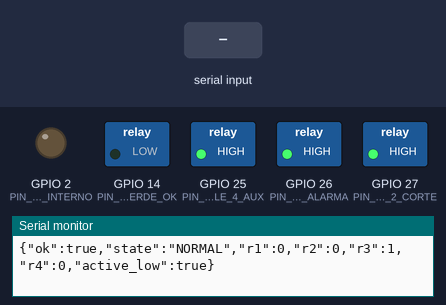
Simulated run of this sketch. Board: ESP32. Shown: switched loads named in the sketch (green lamp = pin HIGH), output pins drawn as LEDs (lit = HIGH), the last lines printed to the serial monitor. The inputs (shaded band) are chosen by the test bench.

Above: at 1.2 s.
1.3 s: "ALARMA\n" received over Serial
At 2.4 s:
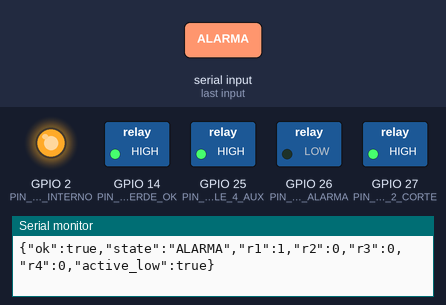
2.8 s: "NORMAL\n" received over Serial
At 3.6 s:
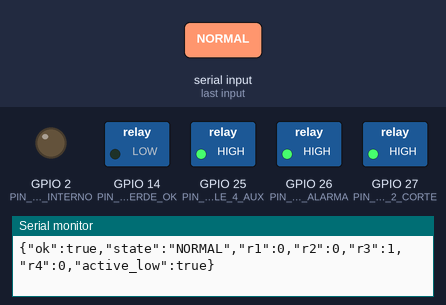
4.3 s: "1\n" received over Serial
At 4.7 s:
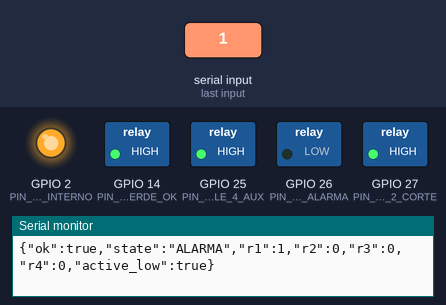
Timing chart, 0 to 7.3 s (numbered marks = the images above; inputs shaded):
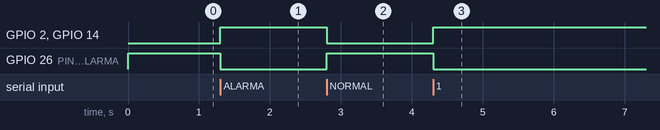

The sketch:

esp32_reles_safevision.ino
```cpp
/*
 * ============================================================================
 * SAFEVISION INDUSTRIAL - FIRMWARE ESP32 (MODO 100% USB SERIAL DIRECTO)
 * ============================================================================
 * Version optimizada exclusivamente para comunicacion por CABLE USB (115200 baud).
 * Sin Wi-Fi para evitar caidas de tension (Brownout) al activar los reles y
 * garantizar respuesta instantanea (< 5 ms).
 *
 * FUNCIONAMIENTO POR ZONAS DE YOLO:
 *   - AREA 1 (ALARMA):           Enciende Rele 1 (Alarma / Sirena)
 *   - AREA 2 (CORTE CORRIENTE):  Enciende Rele 2 (Corta la corriente) + Rele 1 (Alarma) + Rele 4 (Aux)
 *   - ZONAS DESPEJADAS (NORMAL): Apaga Alarma y Corte; Enciende Rele 3 (Luz Verde OK)
 *
 * CONEXION FISICA (ESP32 -> Placa de 4 Reles):
 * ----------------------------------------------------------------------------
 *   ESP32 Pin VIN (5V USB) --->  VCC del modulo de 4 reles
 *   ESP32 Pin GND          --->  GND del modulo de 4 reles
 *   ESP32 GPIO 26          --->  IN1 (Rele 1: Alarma / Sirena)
 *   ESP32 GPIO 27          --->  IN2 (Rele 2: Corte de Corriente)
 *   ESP32 GPIO 14          --->  IN3 (Rele 3: Luz Verde / Sistema OK)
 *   ESP32 GPIO 25          --->  IN4 (Rele 4: Auxiliar / Baliza)
 *
 * COMO PROBAR DESDE EL MONITOR SERIAL DE ARDUINO IDE (115200 baudios):
 *   Escribe cualquiera de estos comandos y presiona Enter:
 *     1  (o STATE:ALARMA)  -> Enciende el Rele 1 (Alarma)
 *     2  (o STATE:CORTE)   -> Enciende el Rele 2 (Corte de Corriente) + Rele 1 (Alarma)
 *     0  (o STATE:NORMAL)  -> Estado Normal (Apaga Alarma y Corte, enciende Rele 3 Verde)
 *     R1:1 / R1:0          -> Enciende / Apaga manualmente el Rele 1
 *     R2:1 / R2:0          -> Enciende / Apaga manualmente el Rele 2
 *     R3:1 / R3:0          -> Enciende / Apaga manualmente el Rele 3
 *     R4:1 / R4:0          -> Enciende / Apaga manualmente el Rele 4
 * ============================================================================
 */

// ================= PINES DE LA PLACA DE 4 RELES ===================
const int PIN_RELE_1_ALARMA   = 26;  // IN1 -> Rele 1: Alarma (Zona 1)
const int PIN_RELE_2_CORTE    = 27;  // IN2 -> Rele 2: Corte de Corriente (Zona 2)
const int PIN_RELE_3_VERDE_OK = 14;  // IN3 -> Rele 3: Luz Verde (Maquina Operando)
const int PIN_RELE_4_AUX      = 25;  // IN4 -> Rele 4: Auxiliar
const int PIN_LED_INTERNO     = 2;   // LED azul integrado en la ESP32

// Los modulos de 4 reles estandar se activan con LOW (0V) y se apagan con HIGH (3.3V).
// Si tu modulo se activa con HIGH, cambia esto a false (o desde la interfaz de Python):
bool RELE_ACTIVO_EN_LOW = true;

// Estado actual de cada rele (true = relé activado/energizado, false = relé en reposo/apagado)
bool estadoRele[4] = {false, false, true, false};
String estadoSistema = "NORMAL";
String bufferSerial = "";

int nivelFisico(bool encender) {
  if (RELE_ACTIVO_EN_LOW) {
    return encender ? LOW : HIGH;
  } else {
    return encender ? HIGH : LOW;
  }
}

void escribirRele(int indice, bool encender) {
  if (indice < 0 || indice > 3) return;
  estadoRele[indice] = encender;

  int pin = PIN_RELE_1_ALARMA;
  if (indice == 0) pin = PIN_RELE_1_ALARMA;
  else if (indice == 1) pin = PIN_RELE_2_CORTE;
  else if (indice == 2) pin = PIN_RELE_3_VERDE_OK;
  else if (indice == 3) pin = PIN_RELE_4_AUX;

  digitalWrite(pin, nivelFisico(encender));
}

void aplicarEstadoSeguridad(String nuevoEstado) {
  nuevoEstado.trim();
  nuevoEstado.toUpperCase();

  if (nuevoEstado == "NORMAL" || nuevoEstado == "SEGURO" || nuevoEstado == "0" || nuevoEstado == "N") {
    estadoSistema = "NORMAL";
    escribirRele(0, false); // Rele 1 (Alarma): APAGADO
    escribirRele(1, false); // Rele 2 (Corte Corriente): EN REPOSO (Corriente pasa normal)
    escribirRele(2, true);  // Rele 3 (Luz Verde OK): ENCENDIDO
    escribirRele(3, false); // Rele 4 (Auxiliar): APAGADO
    digitalWrite(PIN_LED_INTERNO, LOW);
  }
  else if (nuevoEstado == "ALARMA" || nuevoEstado == "ADVERTENCIA" || nuevoEstado == "1" || nuevoEstado == "A") {
    estadoSistema = "ALARMA";
    escribirRele(0, true);  // Rele 1 (Alarma): ENCENDIDO (Persona en Area 1)
    escribirRele(1, false); // Rele 2 (Corte Corriente): EN REPOSO (No corta la corriente)
    escribirRele(2, false); // Rele 3 (Luz Verde OK): APAGADO
    escribirRele(3, false); // Rele 4 (Auxiliar): APAGADO
    digitalWrite(PIN_LED_INTERNO, HIGH);
  }
  else if (nuevoEstado == "CORTE" || nuevoEstado == "PELIGRO" || nuevoEstado == "PARO" || nuevoEstado == "2" || nuevoEstado == "C") {
    estadoSistema = "CORTE";
    escribirRele(0, true);  // Rele 1 (Alarma): ENCENDIDO
    escribirRele(1, true);  // Rele 2 (Corte Corriente): ACTIVADO (Corta la corriente en Area 2)
    escribirRele(2, false); // Rele 3 (Luz Verde OK): APAGADO
    escribirRele(3, true);  // Rele 4 (Auxiliar): ENCENDIDO
    digitalWrite(PIN_LED_INTERNO, HIGH);
  }
  else if (nuevoEstado == "BYPASS" || nuevoEstado == "OFF" || nuevoEstado == "3" || nuevoEstado == "B") {
    estadoSistema = "BYPASS";
    escribirRele(0, false);
    escribirRele(1, false);
    escribirRele(2, false);
    escribirRele(3, false);
    digitalWrite(PIN_LED_INTERNO, LOW);
  }
}

void responderEstadoJSON() {
  Serial.print("{\"ok\":true,\"state\":\"");
  Serial.print(estadoSistema);
  Serial.print("\",\"r1\":");
  Serial.print(estadoRele[0] ? 1 : 0);
  Serial.print(",\"r2\":");
  Serial.print(estadoRele[1] ? 1 : 0);
  Serial.print(",\"r3\":");
  Serial.print(estadoRele[2] ? 1 : 0);
  Serial.print(",\"r4\":");
  Serial.print(estadoRele[3] ? 1 : 0);
  Serial.print(",\"active_low\":");
  Serial.print(RELE_ACTIVO_EN_LOW ? "true" : "false");
  Serial.println("}");
}

void procesarComando(String cmd) {
  cmd.trim();
  cmd.toUpperCase();
  if (cmd.length() == 0) return;

  if (cmd == "PING" || cmd == "STATUS" || cmd == "?") {
    responderEstadoJSON();
    return;
  }

  if (cmd.startsWith("STATE:")) {
    aplicarEstadoSeguridad(cmd.substring(6));
    responderEstadoJSON();
    return;
  }

  if (cmd == "NORMAL" || cmd == "ALARMA" || cmd == "CORTE" || cmd == "BYPASS" ||
      cmd == "0" || cmd == "1" || cmd == "2" || cmd == "3" ||
      cmd == "N" || cmd == "A" || cmd == "C" || cmd == "B") {
    aplicarEstadoSeguridad(cmd);
    responderEstadoJSON();
    return;
  }

  if (cmd.startsWith("R") && cmd.length() >= 4 && cmd.charAt(2) == ':') {
    int numRele = cmd.charAt(1) - '1'; // '1'..'4' -> 0..3
    char accion = cmd.charAt(3);
    if (numRele >= 0 && numRele <= 3) {
      bool nuevoVal = (accion == '1') ? true : ((accion == '0') ? false : !estadoRele[numRele]);
      estadoSistema = "MANUAL";
      escribirRele(numRele, nuevoVal);
      digitalWrite(PIN_LED_INTERNO, nuevoVal ? HIGH : LOW);
      responderEstadoJSON();
      return;
    }
  }

  if (cmd == "LOW:1") {
    RELE_ACTIVO_EN_LOW = true;
    aplicarEstadoSeguridad(estadoSistema);
    responderEstadoJSON();
    return;
  }

  if (cmd == "LOW:0") {
    RELE_ACTIVO_EN_LOW = false;
    aplicarEstadoSeguridad(estadoSistema);
    responderEstadoJSON();
    return;
  }

  responderEstadoJSON();
}

void setup() {
  // 1) Pre-cargar niveles de salida ANTES de habilitar OUTPUT para evitar que los reles se disparen al energizar
  digitalWrite(PIN_RELE_1_ALARMA,   nivelFisico(false));
  digitalWrite(PIN_RELE_2_CORTE,    nivelFisico(false));
  digitalWrite(PIN_RELE_3_VERDE_OK, nivelFisico(true));
  digitalWrite(PIN_RELE_4_AUX,      nivelFisico(false));

  pinMode(PIN_RELE_1_ALARMA,   OUTPUT);
  pinMode(PIN_RELE_2_CORTE,    OUTPUT);
  pinMode(PIN_RELE_3_VERDE_OK, OUTPUT);
  pinMode(PIN_RELE_4_AUX,      OUTPUT);
  pinMode(PIN_LED_INTERNO,     OUTPUT);

  aplicarEstadoSeguridad("NORMAL");

  // 2) Iniciar Puerto Serial USB a 115200 baudios
  Serial.begin(115200);
  delay(50);
  responderEstadoJSON();
}

void loop() {
  while (Serial.available() > 0) {
    char c = (char)Serial.read();
    if (c == '\n' || c == '\r') {
      if (bufferSerial.length() > 0) {
        procesarComando(bufferSerial);
        bufferSerial = "";
      }
    } else {
      bufferSerial += c;
      if (bufferSerial.length() > 80) {
        bufferSerial = "";
      }
    }
  }
}
```

Measured:
- after the input at 1.3 s, GPIO 2 (PIN_LED_INTERNO), GPIO 14 (PIN_RELE_3_VERDE_OK): LOW → HIGH at once; GPIO 26 (PIN_RELE_1_ALARMA): HIGH → LOW at once
- after the input at 2.8 s, GPIO 2 (PIN_LED_INTERNO), GPIO 14 (PIN_RELE_3_VERDE_OK): HIGH → LOW at once; GPIO 26 (PIN_RELE_1_ALARMA): LOW → HIGH at once
- after the input at 4.3 s, GPIO 2 (PIN_LED_INTERNO), GPIO 14 (PIN_RELE_3_VERDE_OK): LOW → HIGH at once; GPIO 26 (PIN_RELE_1_ALARMA): HIGH → LOW at once
